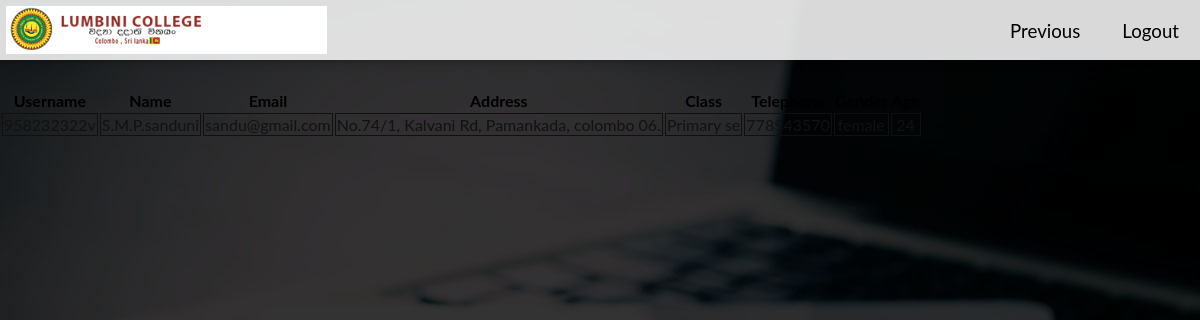
/te_viewusers.php, run on the app's committed database.
### tables this page shows
CREATE TABLE `teacher_info` (
  `username` varchar(80) NOT NULL,
  `names` varchar(80) NOT NULL,
  `email` varchar(80) NOT NULL,
  `address` varchar(80) NOT NULL,
  `class` varchar(10) NOT NULL,
  `telephone` int(80) NOT NULL,
  `gender` varchar(80) NOT NULL,
  `age` int(80) NOT NULL
);

### te_viewusers.php (the view, shortened to what this page needs)
<html>
	<head>
		<link rel="stylesheet" type="text/css" href="css/viewusers.css">
		<link rel="stylesheet" type="text/css" href="css/style1.css"></li>
	</head>
		<body class="font">
        <div class="nav-fixed font">
            <a href="logout.php"> <img src="images/logo.png"></a>
            <a href="logout.php" class="nav-page"> Logout </a>
            <a href="admin.php" class="nav-page">Previous </a>
        </div>
        <div>
        	<br>
            <br>
            <br>
            <br>
        </div>
<?php
 include("connection.php");
$query="SELECT * FROM teacher_info";
$result=mysqli_query($con,$query);
$numrow = mysqli_num_rows($result);
echo "
			<table>
			 	<tr>
			 		<th> Username </th>
			 		<th> Name </th>
			 		<th> Email</th>
			 		<th> Address </th>
			 		<th> Class </th>
			 		<th> Telephone </th>
			 		<th> Gender </th>
			 		<th> Age</th>
			 	</tr>";
if($numrow>0){
	while($row = mysqli_fetch_assoc($result)){
		$username=$row['username'];
		$names =$row['names'];
		$email=$row['email'];
		$address=$row['address'];
		$class=$row['class'];
		$telephone=$row['telephone'];
		$gender=$row['gender'];
		$age=$row['age'];
		echo '<tr>
			 		<td>'.$username.'</td>
			 		<td>'.$names.'</td>
			 		<td>'.$email.'</td>
			 		<td>'.$address.'</td>
			 		<td>'.$class.'</td>
			 		<td>'.$telephone.'</td>
			 		<td>'.$gender.'</td>
			 		<td>'.$age.'</td>
			 	</tr>';
	}
	echo "</table><br>";
}
?>
</body>
</html>

### css/viewusers.css (style rules this page uses)
body { background-image: url(images/footer.jpg); }
table td { color:hsl(0, 7%, 7%); border:1px solid; border-color: #120f0f; text-align: center; font-size: 16px; }

### css/style1.css (style rules this page uses)
.font { font-size: 14pt !important; font-family: "Lato" !important; }
a { text-decoration: none; color: inherit; }
html { height: 100%; box-sizing: border-box; }
body { position: relative; margin: 0; padding-bottom: 5rem; min-height: 100%; background-color: rgba(255, 255, 510.08); }
*, *::before, *::after { box-sizing: border-box; }
::placeholder { opacity: 0.5; }
.nav-fixed { overflow: hidden; background-color: rgba(255,255,255,0.85); position: fixed; top: 0; width: 100%; height: 60px; right: 0; z-index: 9999; box-shadow:0 2px 5px 0 rgba(0,0,0,0.16),0 2px 10px 0 rgba(0,0,0,0.12); }
.nav-fixed .nav-page { float: right; height: 80%; margin-top: 6px; display: block; color:rgba(0,0,0); text-align: center; padding: 14px 16px 16px 16px; text-decoration: none; font-family: inherit; margin-right: 5px; margin-left: 5px; transition: all 300ms; -webkit-transition: all 300ms; user-drag: none; user-select: none; -moz-user-select: none; -webkit-user-drag: none; -webkit-user-select: none; -ms-user-select: none; }
.nav-fixed img { max-height: 100%; float: left; padding: 0.4rem; }

### data on the page
teacher_info: names "S.M.P.sanduni", email "sandu@gmail.com", address "No.74/1, Kalvani Rd, Pamankada, colombo 06.", class "Primary se", telephone "778943570"
